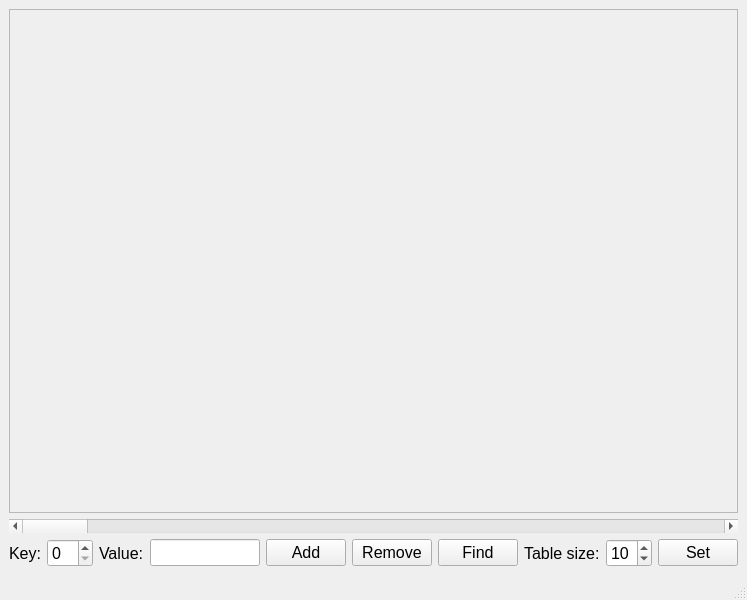
<?xml version="1.0" encoding="UTF-8"?>
<ui version="4.0">
 <class>MainWindow</class>
 <widget class="QMainWindow" name="MainWindow">
  <property name="geometry">
   <rect>
    <x>0</x>
    <y>0</y>
    <width>747</width>
    <height>600</height>
   </rect>
  </property>
  <property name="font">
   <font>
    <pointsize>12</pointsize>
   </font>
  </property>
  <property name="windowTitle">
   <string>MainWindow</string>
  </property>
  <widget class="QWidget" name="centralwidget">
   <layout class="QVBoxLayout" name="verticalLayout">
    <item>
     <widget class="QScrollArea" name="scrollArea">
      <property name="widgetResizable">
       <bool>true</bool>
      </property>
      <widget class="QWidget" name="scrollAreaWidgetContents">
       <property name="geometry">
        <rect>
         <x>0</x>
         <y>0</y>
         <width>723</width>
         <height>443</height>
        </rect>
       </property>
       <layout class="QHBoxLayout" name="horizontalLayout_2">
        <item>
         <widget class="HashTableWidget" name="hashTable" native="true">
          <layout class="QVBoxLayout" name="verticalLayout_2"/>
         </widget>
        </item>
       </layout>
      </widget>
     </widget>
    </item>
    <item>
     <widget class="QScrollBar" name="horizontalScrollBar">
      <property name="orientation">
       <enum>Qt::Horizontal</enum>
      </property>
     </widget>
    </item>
    <item>
     <layout class="QHBoxLayout" name="horizontalLayout">
      <item>
       <widget class="QLabel" name="label_key">
        <property name="text">
         <string>Key:</string>
        </property>
       </widget>
      </item>
      <item>
       <widget class="QSpinBox" name="spinBox_key">
        <property name="suffix">
         <string/>
        </property>
       </widget>
      </item>
      <item>
       <widget class="QLabel" name="label_value">
        <property name="text">
         <string>Value:</string>
        </property>
       </widget>
      </item>
      <item>
       <widget class="QLineEdit" name="lineEdit_value"/>
      </item>
      <item>
       <widget class="QPushButton" name="pushButton_add">
        <property name="text">
         <string>Add</string>
        </property>
       </widget>
      </item>
      <item>
       <widget class="QPushButton" name="pushButton_remove">
        <property name="text">
         <string>Remove</string>
        </property>
       </widget>
      </item>
      <item>
       <widget class="QPushButton" name="pushButton_find">
        <property name="text">
         <string>Find</string>
        </property>
       </widget>
      </item>
      <item>
       <widget class="QLabel" name="label_tableSize">
        <property name="text">
         <string>Table size:</string>
        </property>
       </widget>
      </item>
      <item>
       <widget class="QSpinBox" name="spinBox_tableSize">
        <property name="suffix">
         <string/>
        </property>
        <property name="minimum">
         <number>1</number>
        </property>
        <property name="value">
         <number>10</number>
        </property>
       </widget>
      </item>
      <item>
       <widget class="QPushButton" name="pushButton_setTableSize">
        <property name="text">
         <string>Set</string>
        </property>
       </widget>
      </item>
     </layout>
    </item>
   </layout>
  </widget>
  <widget class="QMenuBar" name="menubar">
   <property name="geometry">
    <rect>
     <x>0</x>
     <y>0</y>
     <width>747</width>
     <height>32</height>
    </rect>
   </property>
  </widget>
  <widget class="QStatusBar" name="statusbar"/>
 </widget>
 <customwidgets>
  <customwidget>
   <class>HashTableWidget</class>
   <extends>QWidget</extends>
   <header>HashTableWidget.h</header>
   <container>1</container>
  </customwidget>
 </customwidgets>
 <resources/>
 <connections/>
</ui>
